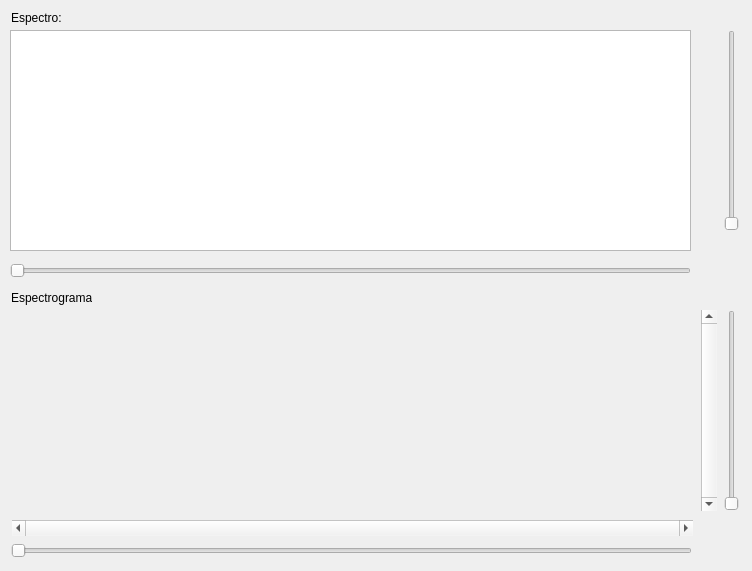
    <widget class="QWidget" name="detect_TW">
     <attribute name="title">
      <string>Detectar</string>
     </attribute>
     <widget class="QWidget" name="verticalLayoutWidget_3">
      <property name="geometry">
       <rect>
        <x>11</x>
        <y>310</y>
        <width>681</width>
        <height>201</height>
       </rect>
      </property>
      <layout class="QVBoxLayout" name="detect_graph_spect_VL"/>
     </widget>
     <widget class="QSlider" name="detect_spect_zoomV_SL">
      <property name="geometry">
       <rect>
        <x>721</x>
        <y>310</y>
        <width>22</width>
        <height>201</height>
       </rect>
      </property>
      <property name="orientation">
       <enum>Qt::Vertical</enum>
      </property>
     </widget>
     <widget class="QScrollBar" name="detect_spect_despH_SB">
      <property name="geometry">
       <rect>
        <x>12</x>
        <y>520</y>
        <width>681</width>
        <height>16</height>
       </rect>
      </property>
      <property name="maximum">
       <number>0</number>
      </property>
      <property name="orientation">
       <enum>Qt::Horizontal</enum>
      </property>
     </widget>
     <widget class="QScrollBar" name="detect_spect_despV_SB">
      <property name="geometry">
       <rect>
        <x>701</x>
        <y>310</y>
        <width>16</width>
        <height>201</height>
       </rect>
      </property>
      <property name="maximum">
       <number>0</number>
      </property>
      <property name="orientation">
       <enum>Qt::Vertical</enum>
      </property>
     </widget>
     <widget class="QSlider" name="detect_spect_zoomH_SL">
      <property name="geometry">
       <rect>
        <x>11</x>
        <y>540</y>
        <width>681</width>
        <height>22</height>
       </rect>
      </property>
      <property name="orientation">
       <enum>Qt::Horizontal</enum>
      </property>
     </widget>
     <widget class="QLabel" name="detect_fft_L">
      <property name="geometry">
       <rect>
        <x>11</x>
        <y>10</y>
        <width>61</width>
        <height>16</height>
       </rect>
      </property>
      <property name="text">
       <string>Espectro:</string>
      </property>
     </widget>
     <widget class="QLabel" name="detect_fft_L_2">
      <property name="geometry">
       <rect>
        <x>11</x>
        <y>290</y>
        <width>81</width>
        <height>16</height>
       </rect>
      </property>
      <property name="text">
       <string>Espectrograma:</string>
      </property>
     </widget>
     <widget class="QSlider" name="detect_fft_zoomV_SL">
      <property name="geometry">
       <rect>
        <x>721</x>
        <y>30</y>
        <width>22</width>
        <height>201</height>
       </rect>
      </property>
      <property name="orientation">
       <enum>Qt::Vertical</enum>
      </property>
     </widget>
     <widget class="QSlider" name="detect_fft_zoomH_SL">
      <property name="geometry">
       <rect>
        <x>10</x>
        <y>260</y>
        <width>681</width>
        <height>22</height>
       </rect>
      </property>
      <property name="singleStep">
       <number>1</number>
      </property>
      <property name="orientation">
       <enum>Qt::Horizontal</enum>
      </property>
     </widget>
     <widget class="QGraphicsView" name="detect_graph_fft_GV">
      <property name="geometry">
       <rect>
        <x>10</x>
        <y>30</y>
        <width>681</width>
        <height>221</height>
       </rect>
      </property>
     </widget>
    </widget>
